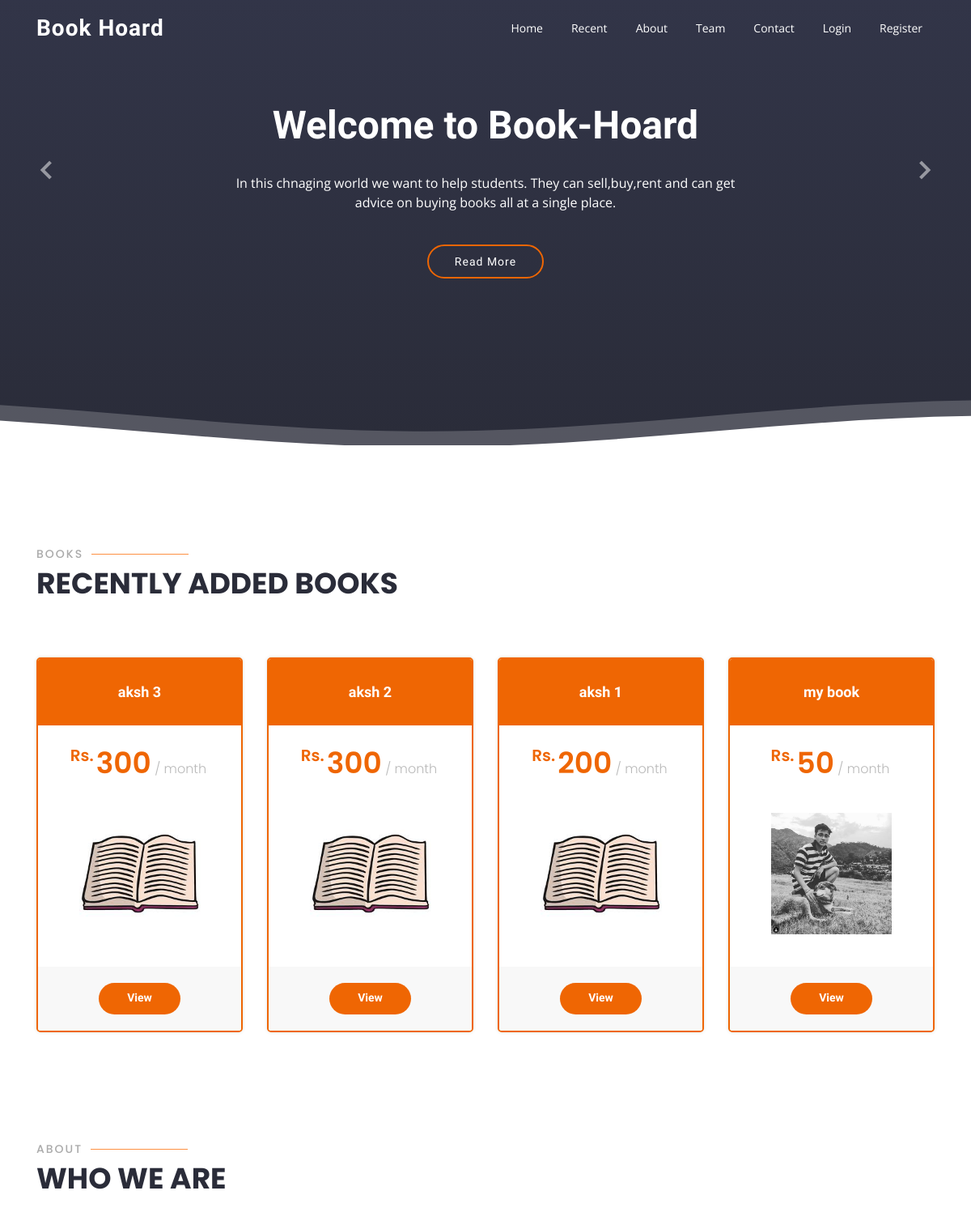
Before: / (upper part) with the older database file.
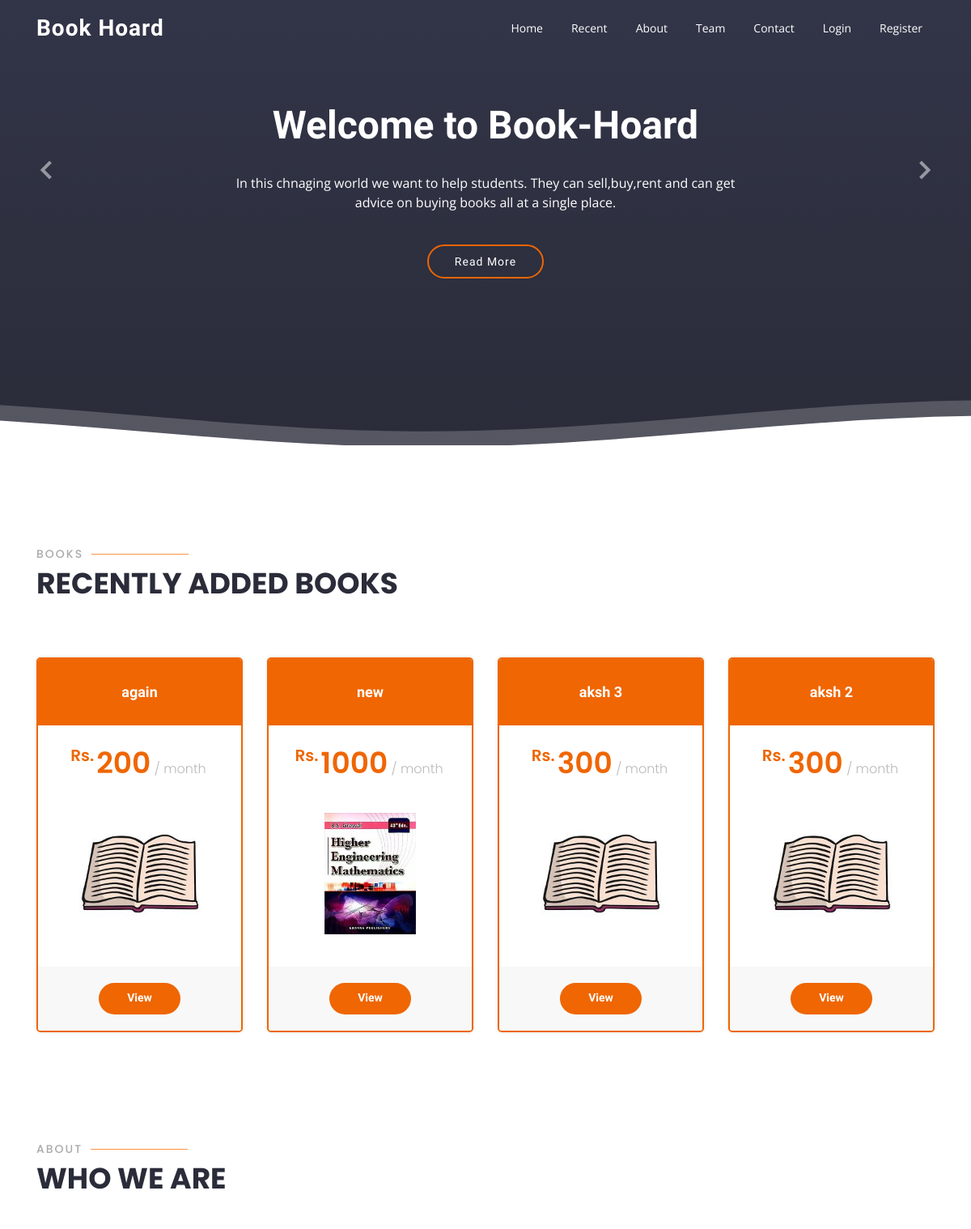
After: the same page with the newer database file.
### hoard/models.py (models this page shows, shortened)
class Product(models.Model):
    TYPE = [
            ('Sell','Sell'),
            ('Rent','Rent'),
            ('Sell or Rent','Sell or Rent'),
    ]
    Category = [
            ('Gate','Gate'),
            ('Novel','Novel'),
            ('1st year','1st year'),
            ('2nd year','2nd year'),
            ('3rd year','3rd year'),
            ('4th year','4th year'),
            ('5th year','5th year'),
            ('All','Other'),
    ]
    Subject = [
            ('Math','Math'),
            ('Physics','Physics'),
            ('Chemistry ','Chemistry '),
            ('C ','C '),
            ('Engineering','Engineering'),
            ('All','Other'),
    ]
    owner        =  models.ForeignKey(User, on_delete=models.CASCADE)
    title        =  models.CharField(max_length = 25)
    type         =  models.CharField(max_length = 12, choices = TYPE, default = 'Sell')
    category     =  models.CharField(max_length = 12, choices = Category, default = 'Gate')
    sub          =  models.CharField(max_length = 12, choices = Subject, default = 'Math')
    price        =  models.IntegerField()
    description  =  models.TextField(default="No Description Given")
    image        =  models.ImageField(default='default.jpeg', upload_to='product')
    is_available =  models.BooleanField(default=True)

### hoard/views.py (the view)
# urls.py: path('', views.index, name = 'home'),
def index(request):
    products = Product.objects.filter(is_available=True).order_by('-id')[:4]
    context =  {'products':products,'top':'-top','header':'header-transparent'}
    return render(request, 'hoard/index.html', context)

### hoard/templates/hoard/index.html (shortened to what this page needs)
{% extends "hoard/main.html" %}
{% block content %}
{% load static %}
  <section id="hero" class="d-flex flex-column justify-content-end align-items-center">
    <div id="heroCarousel" class="container carousel carousel-fade" data-ride="carousel">
      <div class="carousel-item active">
        <div class="carousel-container">
          <h2 class="animate__animated animate__fadeInDown">Welcome to <span>Book-Hoard</span></h2>
          <p class="animate__animated fanimate__adeInUp">In this chnaging world we want to help students. They can sell,buy,rent and can get advice on buying books all at a single place.</p>
          <a href="#about" class="btn-get-started animate__animated animate__fadeInUp scrollto">Read More</a>
        </div>
      </div>
      <a class="carousel-control-prev" href="#heroCarousel" role="button" data-slide="prev">
        <span class="carousel-control-prev-icon bx bx-chevron-left" aria-hidden="true"></span>
      </a>
      <a class="carousel-control-next" href="#heroCarousel" role="button" data-slide="next">
        <span class="carousel-control-next-icon bx bx-chevron-right" aria-hidden="true"></span>
      </a>
    </div>
  </section>
  <section id="pricing" class="pricing">
    <div class="container">
      <div class="section-title" data-aos="zoom-out">
        <h2>Books</h2>
        <p>Recently Added Books</p>
      </div>
      <div class="row">
        {% for book in products %}
        <div class="col-lg-3 col-md-6 mt-4">
          <div class="box featured" data-aos="zoom-in">
            <h3>{{book.title}}</h3>
            <h4><sup>Rs.</sup>{{book.price}}<span> / month</span></h4>
            <img class="product-image" src="{{ book.image.url }}" height="170px" alt="">
            <div class="btn-wrap">
              <a href="{% url 'product-detail' book.id %}" class="btn-buy">View</a>
            </div>
          </div>
        </div>
        {% endfor %}
      </div>
    </div>
  </section>
  <main id="main">
    <section id="about" class="about">
      <div class="container">
        <div class="section-title" data-aos="zoom-out">
          <h2>About</h2>
          <p>Who we are</p>
        </div>
      </div>
    </section>
  </main>
{% endblock content %}

Changed rows visible on the page:
no longer on this page (row unchanged): Product: title "aksh 1", price "200", image (placeholder picture)
no longer on this page (row unchanged): Product: title "my book", price "50", image (picture)
added Product: title "again", price "200", image (placeholder picture)
added Product: title "new", price "1000", image (picture)
